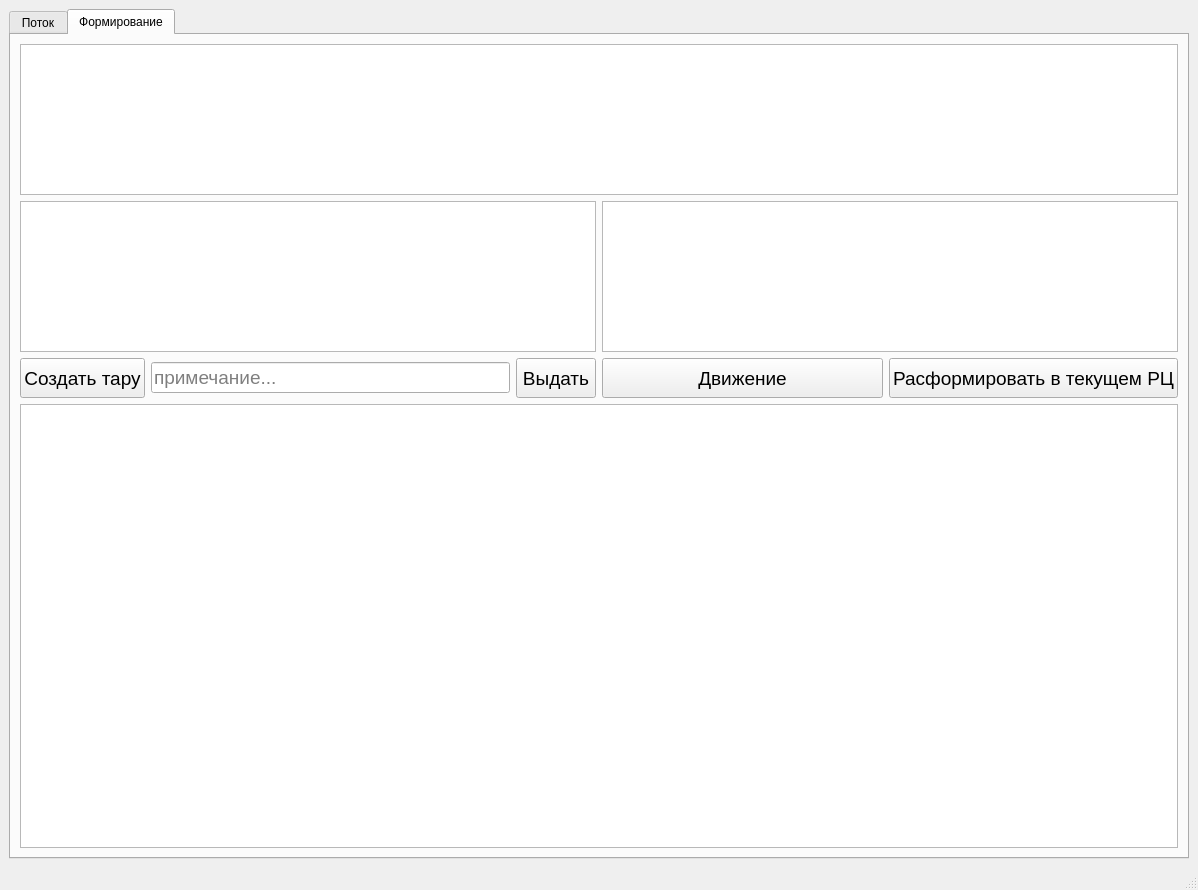
<?xml version="1.0" encoding="UTF-8"?>
<ui version="4.0">
 <class>MainWindow</class>
 <widget class="QMainWindow" name="MainWindow">
  <property name="geometry">
   <rect>
    <x>0</x>
    <y>0</y>
    <width>1198</width>
    <height>890</height>
   </rect>
  </property>
  <property name="windowTitle">
   <string>MainWindow</string>
  </property>
  <widget class="QWidget" name="centralwidget">
   <layout class="QVBoxLayout" name="verticalLayout">
    <item>
     <widget class="QTabWidget" name="tabWidget">
      <property name="currentIndex">
       <number>1</number>
      </property>
      <widget class="QWidget" name="tab">
       <attribute name="title">
        <string>Поток</string>
       </attribute>
       <layout class="QVBoxLayout" name="verticalLayout_5">
        <item>
         <widget class="QTableWidget" name="table_bd_mk"/>
        </item>
       </layout>
      </widget>
      <widget class="QWidget" name="tab_2">
       <attribute name="title">
        <string>Формирование</string>
       </attribute>
       <layout class="QVBoxLayout" name="verticalLayout_4">
        <item>
         <widget class="QTableWidget" name="table_potok">
          <property name="styleSheet">
           <string notr="true">selection-color: rgb(14, 18, 255);
selection-background-color: rgb(0, 255, 59);</string>
          </property>
         </widget>
        </item>
        <item>
         <layout class="QHBoxLayout" name="horizontalLayout_3">
          <item>
           <layout class="QVBoxLayout" name="verticalLayout_3">
            <item>
             <widget class="QTableWidget" name="table_bd_tara">
              <property name="maximumSize">
               <size>
                <width>16777215</width>
                <height>16777215</height>
               </size>
              </property>
             </widget>
            </item>
            <item>
             <layout class="QHBoxLayout" name="horizontalLayout">
              <item>
               <widget class="QPushButton" name="push_create_tar">
                <property name="minimumSize">
                 <size>
                  <width>0</width>
                  <height>40</height>
                 </size>
                </property>
                <property name="font">
                 <font>
                  <pointsize>14</pointsize>
                 </font>
                </property>
                <property name="text">
                 <string>Создать тару</string>
                </property>
               </widget>
              </item>
              <item>
               <widget class="QLineEdit" name="line_prim_cr_tar">
                <property name="minimumSize">
                 <size>
                  <width>0</width>
                  <height>30</height>
                 </size>
                </property>
                <property name="font">
                 <font>
                  <pointsize>14</pointsize>
                 </font>
                </property>
                <property name="placeholderText">
                 <string>примечание...</string>
                </property>
               </widget>
              </item>
              <item>
               <widget class="QPushButton" name="push_vydat">
                <property name="minimumSize">
                 <size>
                  <width>0</width>
                  <height>40</height>
                 </size>
                </property>
                <property name="font">
                 <font>
                  <pointsize>14</pointsize>
                 </font>
                </property>
                <property name="text">
                 <string>Выдать</string>
                </property>
               </widget>
              </item>
             </layout>
            </item>
           </layout>
          </item>
          <item>
           <layout class="QVBoxLayout" name="verticalLayout_2">
            <item>
             <widget class="QTableWidget" name="table_bd_rab_c_potok"/>
            </item>
            <item>
             <layout class="QHBoxLayout" name="horizontalLayout_2">
              <item>
               <widget class="QPushButton" name="push_dvijenie">
                <property name="minimumSize">
                 <size>
                  <width>0</width>
                  <height>40</height>
                 </size>
                </property>
                <property name="font">
                 <font>
                  <pointsize>14</pointsize>
                 </font>
                </property>
                <property name="text">
                 <string>Движение</string>
                </property>
               </widget>
              </item>
              <item>
               <widget class="QPushButton" name="push_rasform">
                <property name="minimumSize">
                 <size>
                  <width>0</width>
                  <height>40</height>
                 </size>
                </property>
                <property name="font">
                 <font>
                  <pointsize>14</pointsize>
                 </font>
                </property>
                <property name="text">
                 <string>Расформировать в текущем РЦ</string>
                </property>
               </widget>
              </item>
             </layout>
            </item>
           </layout>
          </item>
         </layout>
        </item>
        <item>
         <widget class="QTableWidget" name="table_sod_mk">
          <property name="minimumSize">
           <size>
            <width>0</width>
            <height>444</height>
           </size>
          </property>
          <property name="sortingEnabled">
           <bool>true</bool>
          </property>
         </widget>
        </item>
       </layout>
      </widget>
     </widget>
    </item>
   </layout>
  </widget>
  <widget class="QMenuBar" name="menubar">
   <property name="geometry">
    <rect>
     <x>0</x>
     <y>0</y>
     <width>1198</width>
     <height>21</height>
    </rect>
   </property>
  </widget>
  <widget class="QStatusBar" name="statusbar"/>
 </widget>
 <resources/>
 <connections/>
</ui>
